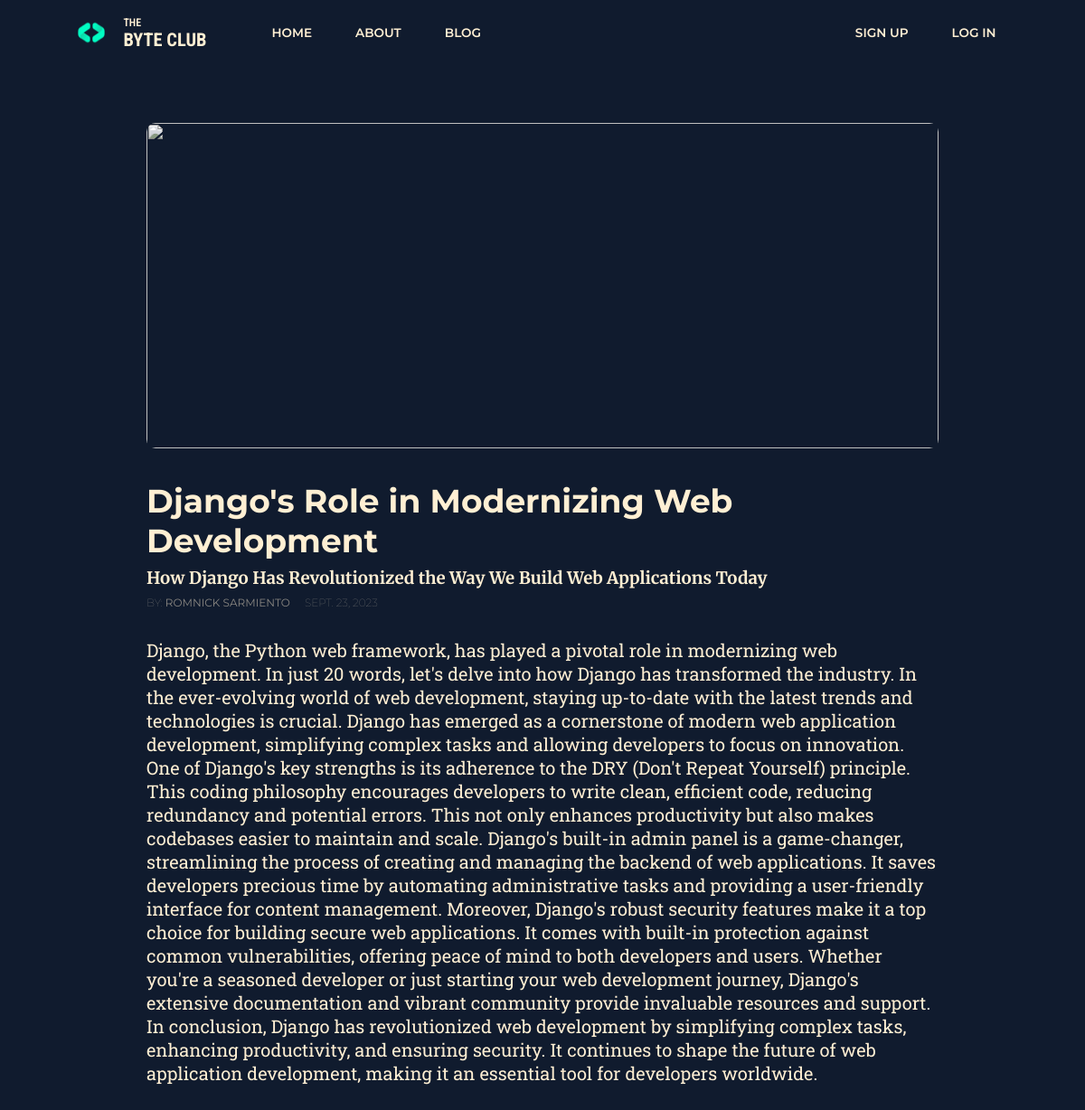
/1/, run on the app's committed database.
### posts/models.py (models this page shows, shortened)
class Post(models.Model):
    title = models.CharField(max_length=128)
    subtitle = models.CharField(max_length=256)
    author = models.ForeignKey(
        get_user_model(),
        on_delete=models.CASCADE
    )
    body = models.TextField()
    created_on = models.DateField(auto_now_add=True)
    status = models.ForeignKey(
        Status,
        on_delete=models.CASCADE
    )

### posts/views.py (the view)
# urls.py: path("<int:pk>/", views.PostDetailView.as_view(), name="detail"),
class PostDetailView(DetailView):
    template_name = "posts/detail.html"
    model = Post
    def get_context_data(self, **kwargs):
        context = super().get_context_data(**kwargs)
        draft = Status.objects.get(name="draft")
        if (
            context["post"].status == draft
            and context["post"].author != self.request.user):
            context["post"] = None
        if context["post"]:
            return context
        raise PermissionDenied()

### templates/posts/detail.html (shortened to what this page needs)
{% extends 'base.html' %}
{% block content %}
    <main id="detail-page" class="flex-col align">
        <article class="container">
            <img src="https://source.unsplash.com/random/800x800/?img=15" alt="">
            <h1>{{ post.title }}</h1>
            <h3>{{ post.subtitle }}</h3>
            <div class="flex-row align">
                <h3>by: <span>{{ post.author.first_name|default:"Anonymous" }} {{ post.author.last_name|default:"Author" }}</span></h3>
                <h3 class="post-date"> {{ post.created_on }}</h3>
            </div>
            <p>{{ post.body }}</p>
        </article>
    </main>
{% endblock content %}

### templates/base.html (shortened to what this page needs)
<!DOCTYPE html>
<html lang="en">
<head>
    {% load static %}
    <link rel="stylesheet" href="{% static 'css/base.css' %}">
</head>
<body>
    <nav>
      <div class="container nav-container flex-row align">
        <ul class="flex-row align">
            <li class="brand-container flex-row align">
              <img id="brand-logo" src="/static/img/logo.png" alt="">
              <a href="{% url 'home' %}">
                <span>The</span>
                <h1>Byte Club</h1>
              </a>
            </li>
            <li>
              <a href="{% url 'home' %}">Home</a>
            </li>
            <li>
              <a href="{% url 'about' %}">About</a>
            </li>
            <li>
              <a href="{% url 'list' %}">Blog</a>
            </li>
        </ul>
        <ul id="user-block" class="flex-row align">
          {% if user.is_authenticated %}
            <li class="user-control flex-row align">
              <p class="nav-link"><span id="user-greeting"></span>
                {% if user.is_superuser %}
                  <i class="fa-solid fa-user-gear"></i>
                {% endif %}
                {{ user.first_name|default:"Anonymous Author" }}!
              </p>
              <i id="user-toggle-button" class="fa-solid fa-square-caret-right"></i>
            </li>
            <ul id="user-panel" class="hidden flex-col">
              <li>
                <a class="nav-link" href="{% url 'password_change' %}">Change Password</a>
              </li>
              <li>
                <a class="nav-link" href="{% url 'logout' %}">Log Out</a>
              </li>
            </ul>
          {% else %}
            <div class="flex-row">
              <li>
                <a class="nav-link" href="{% url 'signup' %}">Sign Up</a>
              </li>
              <li>
                <a class="nav-link" href="{% url 'login' %}">Log In</a>
              </li>
            </div>
          {% endif %}
        </ul>
    </nav>
    {% block content %}
    {% endblock content %}
</body>
</html>

### static/css/base.css (style rules this page uses)
* { margin: 0; padding: 0; box-sizing: border-box; list-style-type: none; text-decoration: none; transition: all 200ms ease-in; --font-links: "Montserrat", sans-serif; --font-title: "Roboto Slab", serif; --font-header: "Lato", sans-serif; --font-header-ss: "Merriweather", serif; --font-utility: "Roboto Condensed", sans-serif; --color-dark-main: #001B2E; --color-dark-submain: #101b2e; --color-light-main: #FFEFD3; --color-highlight: #FFC49B; }
.container { width: 90%; max-width: 1600px; margin: 0 auto; }
.flex-col { display: flex; flex-direction: column; }
.flex-row { display: flex; flex-direction: row; }
.align { align-items: center; }
@media screen and (min-width: 960px) { nav { background-color: var(--color-dark-submain); padding: 1rem; z-index: 999; } }
@media screen and (min-width: 960px) { nav div.nav-container { justify-content: space-between; } }
@media screen and (min-width: 960px) { nav div.nav-container ul li, nav div.nav-container ul a { font-family: var(--font-links); text-transform: uppercase; font-size: 0.85rem; color: var(--color-light-main); margin: 0 0.5rem; font-weight: 600; padding: 0rem 0.25rem; } }
@media screen and (min-width: 960px) { nav div.nav-container ul li img#brand-logo { height: 30px; margin-right: 1rem; } }
@media screen and (min-width: 960px) { nav div.nav-container ul li.brand-container a { margin-left: 0; margin-right: 2rem; } }
@media screen and (min-width: 960px) { nav div.nav-container ul li.brand-container a span { font-family: var(--font-utility); font-size: 0.75rem; } }
@media screen and (min-width: 960px) { nav div.nav-container ul li.brand-container a h1 { font-family: var(--font-utility); text-transform: uppercase; } }
@media screen and (min-width: 960px) { nav div.nav-container ul#user-block { position: relative; } }
@media screen and (min-width: 960px) { main { padding: 2rem 1rem; color: var(--color-light-main); } }
@media screen and (min-width: 960px) { main h1 { font-family: var(--font-links); font-size: 2.25rem; } }
@media screen and (min-width: 960px) { main p { font-family: var(--font-header-ss); font-size: 1.25rem; } }
@media screen and (min-width: 960px) { main#detail-page { background-color: var(--color-dark-submain); position: relative; min-height: calc(100vh - 72px); } }
@media screen and (min-width: 960px) { main#detail-page article { width: 75%; margin: 2rem; } }
@media screen and (min-width: 960px) { main#detail-page article img { width: 100%; -o-object-fit: cover; object-fit: cover; height: 360px; border-radius: 10px; filter: grayscale(0.8); } }
@media screen and (min-width: 960px) { main#detail-page article h1 { margin: 2rem 0rem 0.5rem; } }
@media screen and (min-width: 960px) { main#detail-page article h3 { font-family: var(--font-header-ss); font-family: 2rem; } }
@media screen and (min-width: 960px) { main#detail-page article div { margin: 0.5rem 0rem 2rem; } }
@media screen and (min-width: 960px) { main#detail-page article div h3 { opacity: 50%; font-family: var(--font-links); text-transform: uppercase; font-weight: 100; font-size: 0.75rem; } }
@media screen and (min-width: 960px) { main#detail-page article div h3 span { font-weight: 400; } }
@media screen and (min-width: 960px) { main#detail-page article div h3.post-date { opacity: 50%; margin: 0rem 1rem; } }
@media screen and (min-width: 960px) { main#detail-page article p { font-family: var(--font-title); } }

### data on the page
Post: title "Django's Role in Modernizing Web Development", subtitle "How Django Has Revolutionized the Way We Build Web Applications Today", author.first_name "ROMNICK", author.last_name "SARMIENTO", created_on "SEPT. 23, 2023", body "Django, the Python web framework, has played a pivotal role in modernizing web development. In just 20 words, let's delve into how Django has transformed the industry. In the ever-evolving world of web development, staying up-to-date with the latest trends and technologies is crucial. Django has emerged as a cornerstone of modern web application development, simplifying complex tasks and allowing developers to focus on innovation. One of Django's key strengths is its adherence to the DRY (Don't Repeat Yourself) principle. This coding philosophy encourages developers to write clean, efficient code, reducing redundancy and potential errors. This not only enhances productivity but also makes…"
